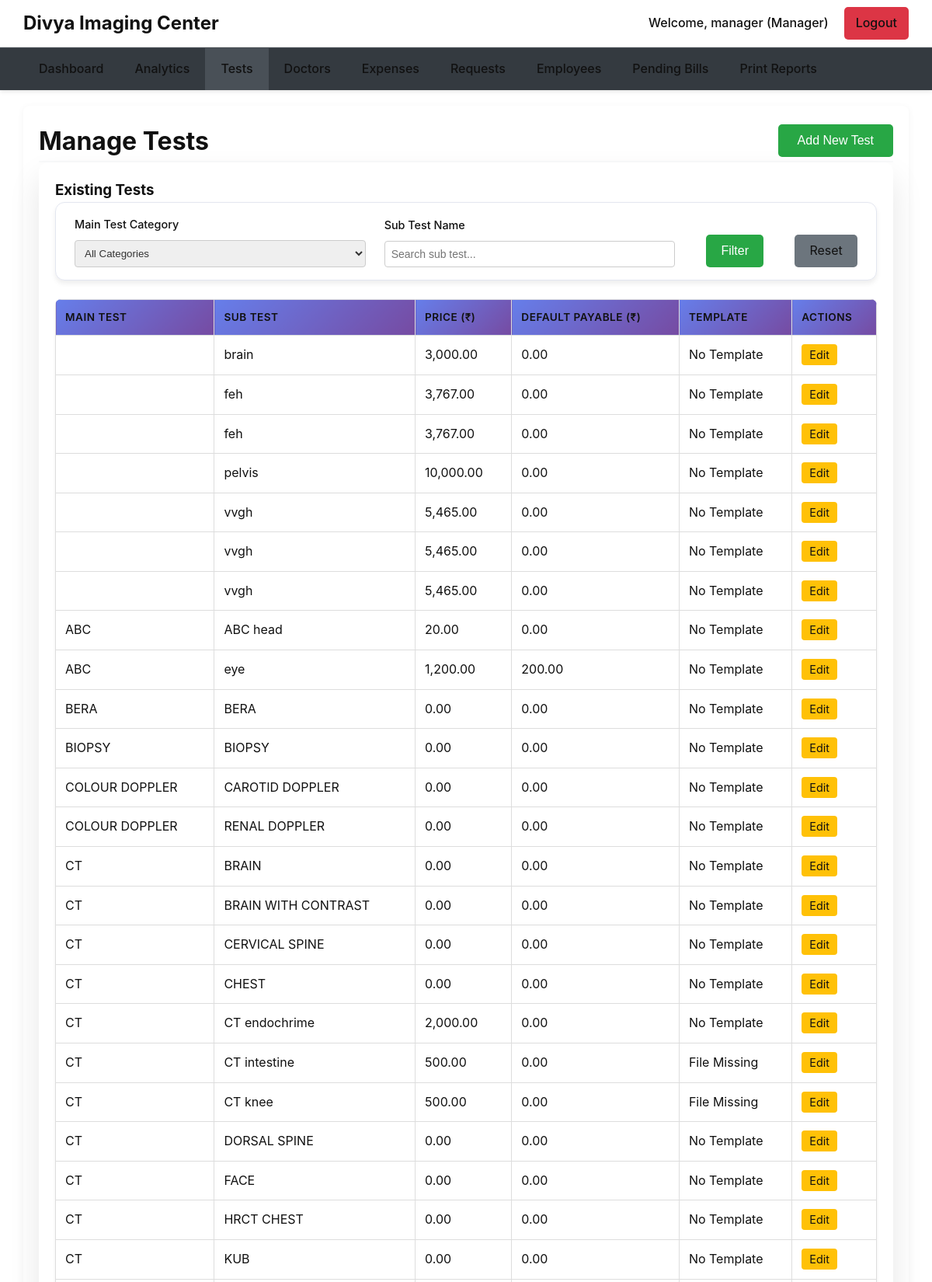
Screenshot of /manager/manage_tests.php (signed in, upper part) with the database file from the repository.
### tables this page shows
CREATE TABLE `tests` (
  `id` int(11) NOT NULL,
  `main_test_name` varchar(100) NOT NULL,
  `sub_test_name` varchar(100) DEFAULT NULL,
  `price` decimal(10,2) NOT NULL,
  `default_payable_amount` decimal(10,2) NOT NULL DEFAULT 0.00,
  `report_format` longtext DEFAULT NULL,
  `created_at` timestamp NOT NULL DEFAULT current_timestamp(),
  `document` varchar(255) DEFAULT NULL
);

### manager/manage_tests.php (the view, shortened to what this page needs)
<?php
require_once '../includes/db_connect.php';
$feedback = '';
$edit_test = null;
$is_editing = isset($_GET['edit']);
$filter_main_test = isset($_GET['main_test']) && $_GET['main_test'] !== 'all' ? trim($_GET['main_test']) : 'all';
$filter_sub_test = isset($_GET['sub_test']) ? trim($_GET['sub_test']) : '';
$categories_result = $conn->query("SELECT DISTINCT main_test_name FROM tests ORDER BY main_test_name ASC");
$categories = $categories_result->fetch_all(MYSQLI_ASSOC);
$sql = "SELECT id, main_test_name, sub_test_name, price, default_payable_amount, document FROM tests";
$params = [];
$sql .= " ORDER BY main_test_name, sub_test_name";
$stmt_tests = $conn->prepare($sql);
$stmt_tests->execute();
$tests_result = $stmt_tests->get_result();
$tests = $tests_result->fetch_all(MYSQLI_ASSOC);
require_once '../includes/header.php';
?>
<div class="page-container">
    <div style="display: flex; justify-content: space-between; align-items: center;">
        <h1>Manage Tests</h1>
        <button id="toggle-form-btn" class="btn-submit"><?php echo ($is_editing || $feedback) ? 'Close Form' : 'Add New Test'; ?></button> </div>
    <div class="management-form form-container-collapsible <?php echo ($is_editing || $feedback) ? 'visible' : ''; ?>" id="add-edit-form-container"> <h3><?php echo $edit_test ? 'Edit Test Details' : 'Add New Test'; ?></h3>
    </div>
    <div class="table-container">
        <h3>Existing Tests</h3>
        <form action="manage_tests.php" method="GET" class="filter-bar">
             <div class="form-group">
                <label for="filter_main_test">Main Test Category</label>
                <select name="main_test" id="filter_main_test"> <option value="all">All Categories</option> <?php foreach($categories as $category): ?> <option value="<?php echo htmlspecialchars($category['main_test_name']); ?>" <?php echo ($filter_main_test === $category['main_test_name']) ? 'selected' : ''; ?>> <?php echo htmlspecialchars($category['main_test_name']); ?> </option>
                    <?php endforeach; ?> </select>
             </div>
             <div class="form-group">
                <label for="filter_sub_test">Sub Test Name</label>
                <input type="text" name="sub_test" id="filter_sub_test" placeholder="Search sub test..." value="<?php echo htmlspecialchars($filter_sub_test); ?>"> </div>
             <button type="submit" class="btn-submit">Filter</button> <a href="manage_tests.php" class="btn-cancel" style="text-decoration: none;">Reset</a> </form>
        <table class="data-table">
             <thead> <tr> <th>Main Test</th> <th>Sub Test</th> <th>Price (₹)</th> <th>Default Payable (₹)</th> <th>Template</th> <th>Actions</th> </tr>
            </thead>
            <tbody> <?php if (!empty($tests)): foreach ($tests as $test): ?> <tr> <td><?php echo htmlspecialchars($test['main_test_name']); ?></td> <td><?php echo htmlspecialchars($test['sub_test_name']); ?></td> <td><?php echo number_format($test['price'], 2); ?></td> <td><?php echo number_format($test['default_payable_amount'], 2); ?></td> <td> <?php
                                $doc_display = 'No Template';
                                if (!empty($test['document'])) {
                                    $doc_file_path = '../uploads/test_documents/' . htmlspecialchars($test['document']);
                                    if (file_exists($doc_file_path)) {
                                        $doc_display = '<a href="' . $doc_file_path . '" target="_blank">View Template</a>';
                                    } else {
                                        $doc_display = '<span style="color: red;">File Missing</span>';
                                    }
                                }
                                echo $doc_display;
                              ?>
                        </td>
                        <td> <a href="?edit=<?php echo $test['id']; ?>" class="btn-action btn-edit">Edit</a> </td>
                    </tr>
                <?php endforeach; else: ?> <tr><td colspan="6" style="text-align:center;">No tests found<?php echo (!empty($params) ? ' matching your filters' : ''); ?>.</td></tr> <?php endif; ?> </tbody>
        </table>
    </div>
</div>
<?php require_once '../includes/footer.php'; ?>

### manager/manage_tests.php (style rules this page uses)
.form-container-collapsible { max-height: 0; overflow: hidden; transition: max-height 0.5s ease-in-out, padding 0.5s ease-in-out, border 0.5s ease-in-out; padding: 0 20px; margin: 0; border: 1px solid transparent; background-color: #f9fafb; border-radius: var(--border-radius, 8px); }
.filter-bar { display: flex; flex-wrap: wrap; gap: 1.5rem; align-items: flex-end; padding: 1rem 1.5rem; background-color: #f8f9fa; border-radius: var(--border-radius, 8px); margin-bottom: 1.5rem; border: 1px solid var(--border-color, #eee); }
.filter-bar .form-group { margin-bottom: 0; flex-grow: 1; }
.filter-bar .form-group label { margin-bottom: 0.3rem; font-size: 0.9em; color: var(--text-light); }
.filter-bar input[type="text"], .filter-bar select { width: 100%; box-sizing: border-box; padding: 0.5rem; border: 1px solid #ccc; border-radius: 4px; color: #333 !important; }
.filter-bar .btn-submit, .filter-bar .btn-cancel { height: calc(1.5em + 1rem + 2px); padding: 0.5rem 1.2rem; margin-left: 1rem; flex-shrink: 0; }

### rows the page displays
tests: sub_test_name "brain", price "3,000.00", default_payable_amount "0.00", doc_display "No Template"
tests: sub_test_name "feh", price "3,767.00", default_payable_amount "0.00", doc_display "No Template"
tests: sub_test_name "feh", price "3,767.00", default_payable_amount "0.00", doc_display "No Template"
tests: sub_test_name "pelvis", price "10,000.00", default_payable_amount "0.00", doc_display "No Template"
tests: sub_test_name "vvgh", price "5,465.00", default_payable_amount "0.00", doc_display "No Template"
tests: sub_test_name "vvgh", price "5,465.00", default_payable_amount "0.00", doc_display "No Template"
tests: sub_test_name "vvgh", price "5,465.00", default_payable_amount "0.00", doc_display "No Template"
tests: main_test_name "ABC", sub_test_name "ABC head", price "20.00", default_payable_amount "0.00", doc_display "No Template"
tests: main_test_name "ABC", sub_test_name "eye", price "1,200.00", default_payable_amount "200.00", doc_display "No Template"
tests: main_test_name "BERA", sub_test_name "BERA", price "0.00", default_payable_amount "0.00", doc_display "No Template"
tests: main_test_name "BIOPSY", sub_test_name "BIOPSY", price "0.00", default_payable_amount "0.00", doc_display "No Template"
tests: main_test_name "COLOUR DOPPLER", sub_test_name "CAROTID DOPPLER", price "0.00", default_payable_amount "0.00", doc_display "No Template"
tests: main_test_name "COLOUR DOPPLER", sub_test_name "RENAL DOPPLER", price "0.00", default_payable_amount "0.00", doc_display "No Template"
tests: main_test_name "CT", sub_test_name "BRAIN", price "0.00", default_payable_amount "0.00", doc_display "No Template"
tests: main_test_name "CT", sub_test_name "BRAIN WITH CONTRAST", price "0.00", default_payable_amount "0.00", doc_display "No Template"
tests: main_test_name "CT", sub_test_name "CERVICAL SPINE", price "0.00", default_payable_amount "0.00", doc_display "No Template"
tests: main_test_name "CT", sub_test_name "CHEST", price "0.00", default_payable_amount "0.00", doc_display "No Template"
tests: main_test_name "CT", sub_test_name "CT endochrime", price "2,000.00", default_payable_amount "0.00", doc_display "No Template"
tests: main_test_name "CT", sub_test_name "CT intestine", price "500.00", default_payable_amount "0.00", shows "File Missing"
tests: main_test_name "CT", sub_test_name "CT knee", price "500.00", default_payable_amount "0.00", shows "File Missing"
tests: main_test_name "CT", sub_test_name "DORSAL SPINE", price "0.00", default_payable_amount "0.00", doc_display "No Template"
tests: main_test_name "CT", sub_test_name "FACE", price "0.00", default_payable_amount "0.00", doc_display "No Template"
tests: main_test_name "CT", sub_test_name "HRCT CHEST", price "0.00", default_payable_amount "0.00", doc_display "No Template"
tests: main_test_name "CT", sub_test_name "KUB", price "0.00", default_payable_amount "0.00", doc_display "No Template"

### other values shown
$username "manager"
$role "Manager"
